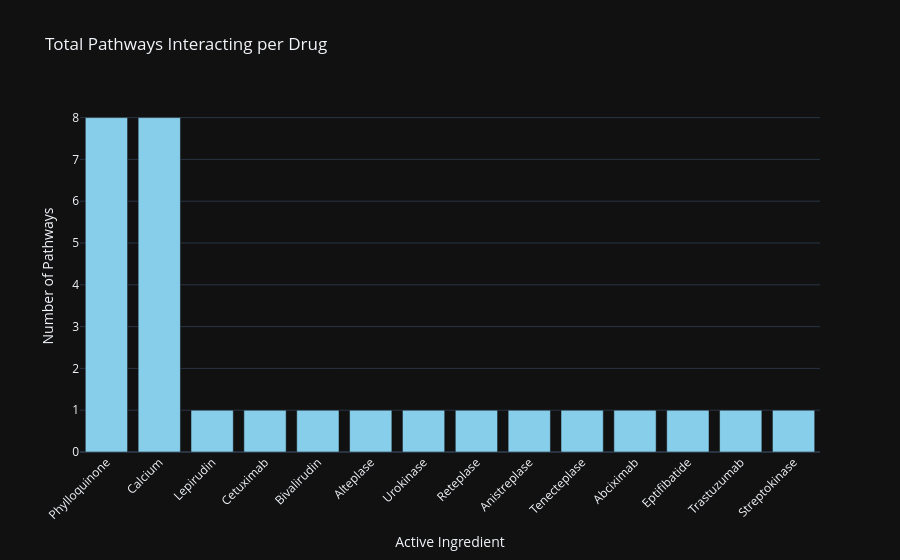

The notebook cell this image was saved under:
### Markdown cell above
## 4. Biological Pathway Analysis
Extracting pathway interactions, rendering bipartite networks, and aggregating pathway counts per drug.

### Code cell
df_pathways = parser.extract_pathways()
print(f"Total Unique Pathways: {df_pathways['SMPDB_ID'].nunique()}")
display(df_pathways.head())

# Bipartite Network Visualization
PharmaVisualizer.plot_bipartite_pathway_network(df_pathways)

# Pathway frequency per drug
PharmaVisualizer.plot_pathway_counts(df_pathways)

### Figure 1 — Plotly figure (JSON) as saved in the notebook; plotly's stock layout.template omitted (floating-point values rounded to 4 significant figures)
{"data": [{"hovertemplate": "Active Ingredient=%{x}<br>Number of Pathways=%{y}<extra></extra>", "legendgroup": "", "marker": {"color": "skyblue", "pattern": {"shape": ""}}, "name": "", "orientation": "v", "showlegend": false, "textposition": "auto", "x": ["Phylloquinone", "Calcium", "Lepirudin", "Cetuximab", "Bivalirudin", "Alteplase", "Urokinase", "Reteplase", "Anistreplase", "Tenecteplase", "Abciximab", "Eptifibatide", "Trastuzumab", "Streptokinase"], "xaxis": "x", "y": [8, 8, 1, 1, 1, 1, 1, 1, 1, 1, 1, 1, 1, 1], "yaxis": "y", "type": "bar"}], "layout": {"xaxis": {"anchor": "y", "domain": [0.0, 1.0], "title": {"text": "Active Ingredient"}, "tickangle": -45}, "yaxis": {"anchor": "x", "domain": [0.0, 1.0], "title": {"text": "Number of Pathways"}}, "legend": {"tracegroupgap": 0}, "title": {"text": "Total Pathways Interacting per Drug"}, "barmode": "relative"}}
